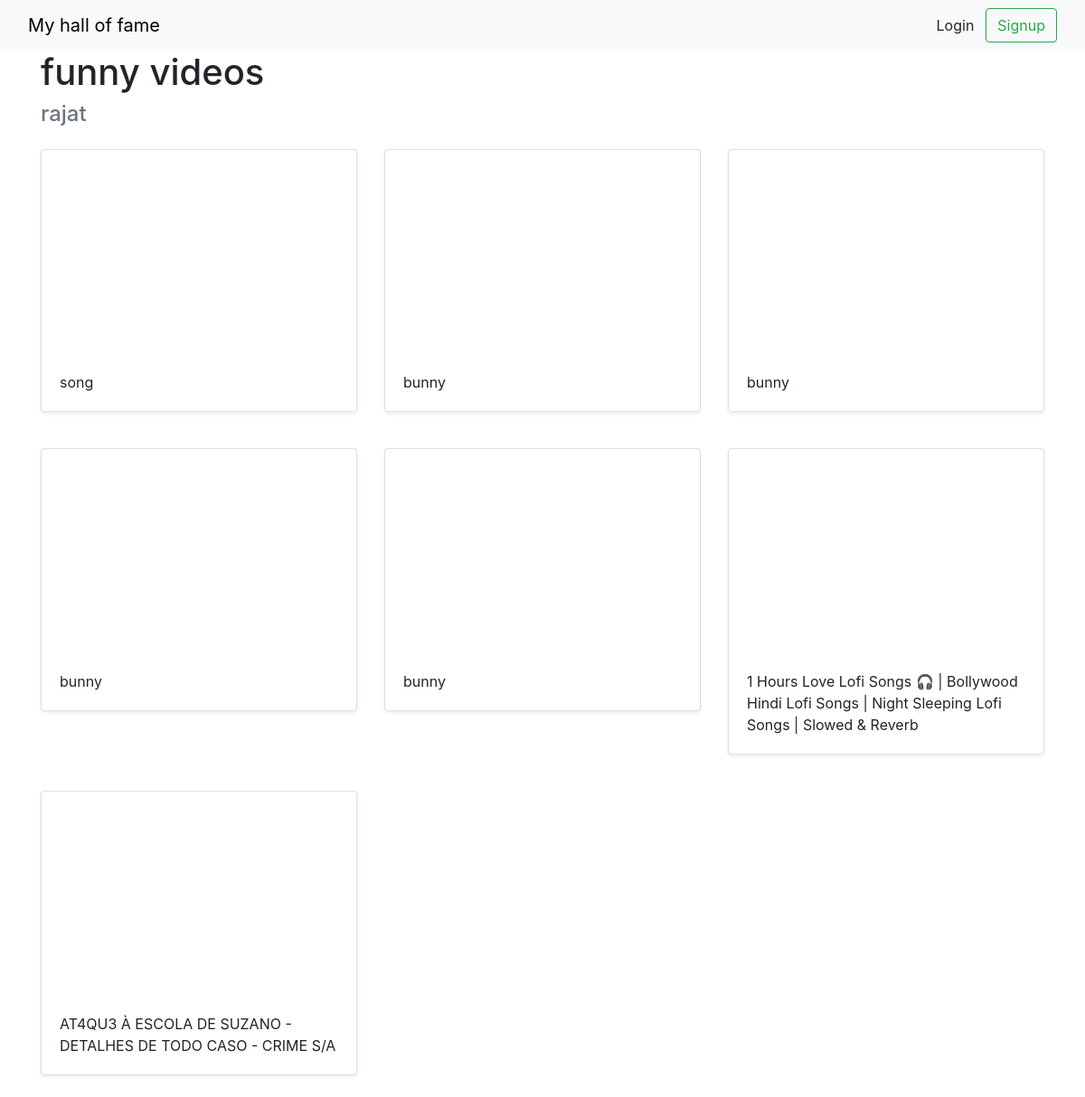
Before: /halloffame/2 with the older database file.
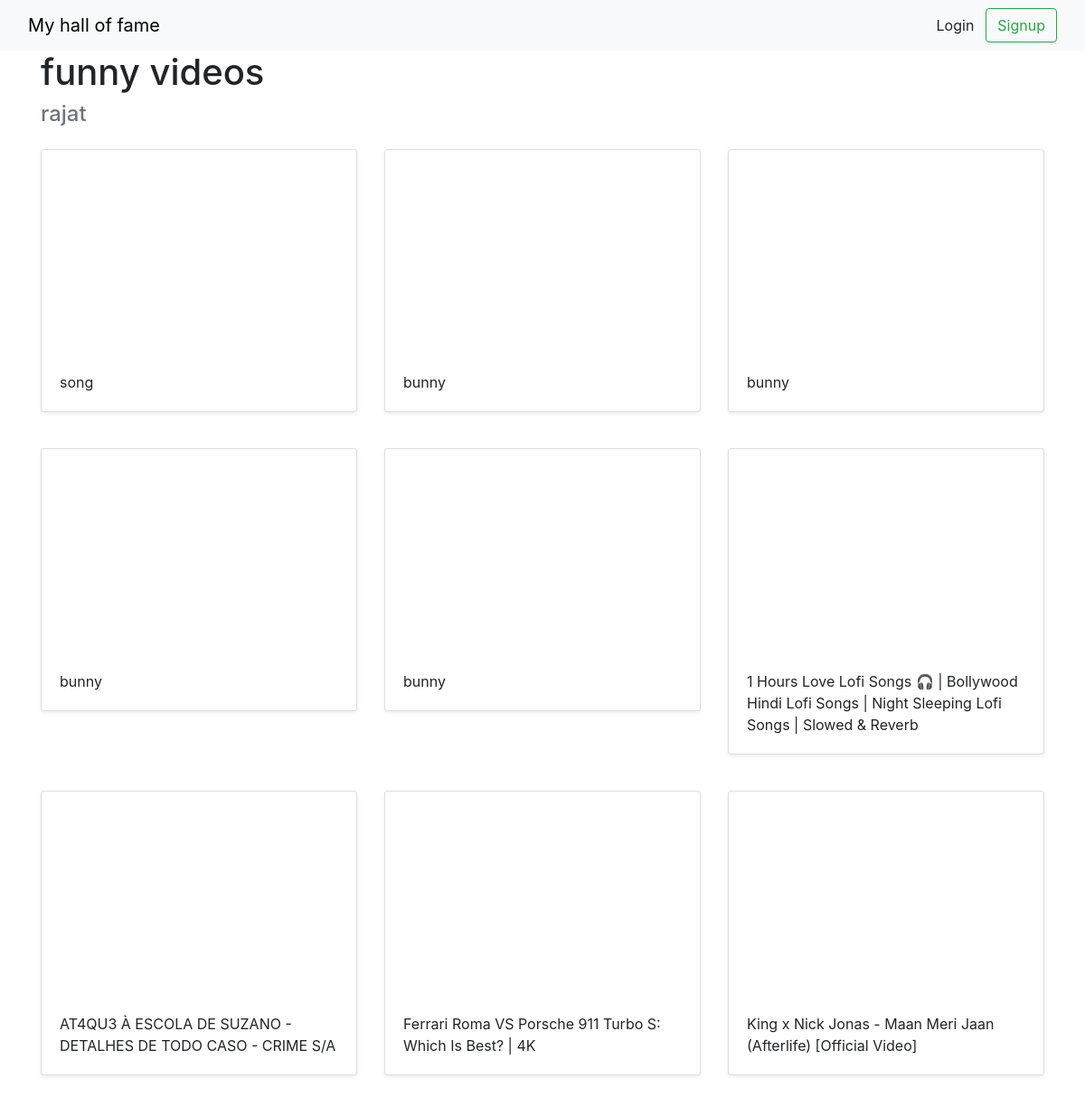
After: the same page with the newer database file.
### halls/models.py (models this page shows)
class Video(models.Model):
    title = models.CharField(max_length=255)
    url = models.URLField()
    youtube_id = models.CharField(max_length=255)
    hall = models.ForeignKey(Hall, on_delete=models.CASCADE)

### halls/views.py (the view)
# urls.py: path('halloffame/<int:pk>', views.DetailHall.as_view(), name='detail_hall'),
class DetailHall(generic.DetailView):
    model = Hall
    template_name = 'halls/detail_hall.html'

### halls/templates/halls/detail_hall.html (shortened to what this page needs)
{% extends 'halls/base.html' %}
{% block content %}
<div class="container">
    <h1> {{ hall.title }} </h1>
    <h4 class="text-muted"> {{ hall.user.username }} </h4>
    <div class="row">
        {% for video in hall.video_set.all %}
        <div class="col-md-4 mt-3">
            <div class="card mb-4 shadow-sm">
                <iframe width="100%" height="225" src="https://www.youtube.com/embed/{{ video.youtube_id }}"
                    frameborder="0"
                    allow="accelerometer; autoplay; clipboard-write; encrypted-media; gyroscope; picture-in-picture; web-share"
                    allowfullscreen></iframe>
                <div class="card-body">
                    <p class="card-text">{{ video.title }}</p>
                </div>
            </div>
        </div>
        {% endfor %}
    </div>
</div>
{% endblock %}

Changed rows visible on the page:
added Video: title "Ferrari Roma VS Porsche 911 Turbo S: Which Is Best? | 4K"
added Video: title "King x Nick Jonas - Maan Meri Jaan (Afterlife) [Official Video]"
